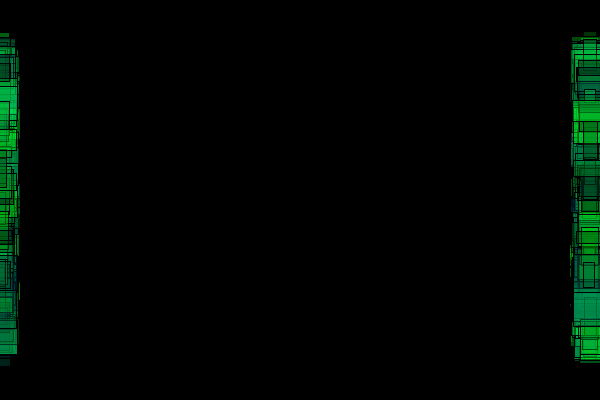
Frame 1 (no input)
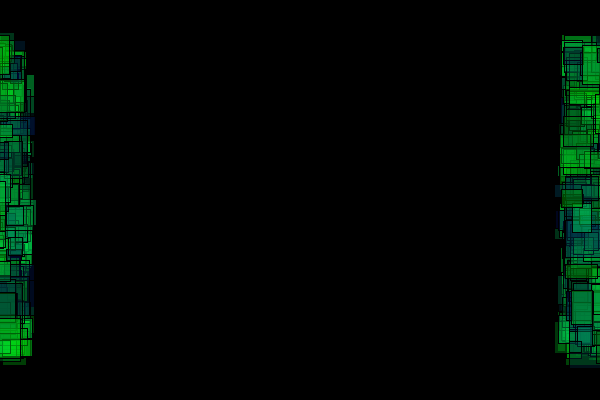
Frame 60 (the mouse pressed at the canvas centre just before this capture)
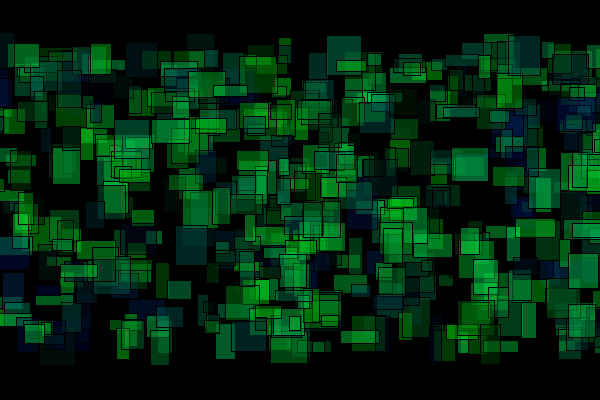
Frame 120 (the mouse held since frame 60 and released just before this capture)

The Processing sketch that drew these frames (run headless with seeded random() and noise(); from frame 60 on, the mouse is pressed at the canvas centre):

// Processing sketch: processing_1155
// ── processing_1155.pde

/*  Jeff Hendrickson March 09  */
/*  Multiplied Acceleration  */
/*  I started with Ira Greenberg's acceleration ideas and this is one
      example of what I've come up with.  The jittery groups of rects at
      each side will slowly start towards one another and disappear out the
      opposite side   */

float w;
float h;
int x = 0;
float y;
float speed = 0.8;

void setup() {
  size(600, 400);
  y = height/random(2,4);
  frameRate(30);
  rectMode(CENTER);
  smooth();
}

void draw() {
  background(0);
  speed*=1.05;  //play with this number to make the horizontal speed change - it is 
                //very delicate and large increments make it happen very fast
  
  for (int j=1; j<500; j++) {  //this set the number of rectangles
    w = random(10,40);
    h = random(10,40);
    fill(0, random(255), random(100),100);
    rect(speed*random(-1.2,1.2), y, w, h);  //left group
    y = height/2 + random(-150,150);
    rect((-speed*random(-1.2,1.2)+(width-10)), y, w, h);  //right group
    //ellipse(speed*random(-1.2,1.2), y, w, h);  uncomment this to add in ellipses
  }
}
/*  uncomment this section if you want a screen shot
void mousePressed()  {
  save("accelMany-110.tif");
}
*/
